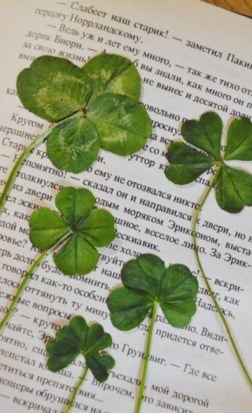
#> input picture Task4/object_images/clover.jpeg, 252 x 413 px, found by its file name
$ python Task4-1.py
#> lines starting #> are read from the running program, lines starting #| are printed output that depends on the picture; after the words box and inside, x2 and y2 are one past the last pixel; in counts of white or black regions, pixels touching at a corner belong together
import cv2
import numpy as np

# [8 lines of commented-out code are left out]

img1 = cv2.imread('.\\object_images\\clover.jpeg')[106:372, 36:294]  # 버스를 크롭하여 모델 영상으로 사용
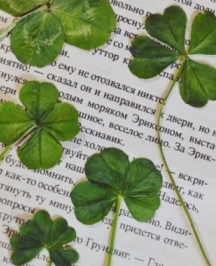
#> img1: shape (266, 216, 3); mean B, G, R 120.7, 149.5, 139.2
img2 = cv2.imread('.\\object_images\\clover.jpeg')  # 장면 영상
#> img2 is the input picture: shape (413, 252, 3); mean B, G, R 134.9, 159.7, 155.4

gray1 = cv2.cvtColor(img1, cv2.COLOR_BGR2GRAY)
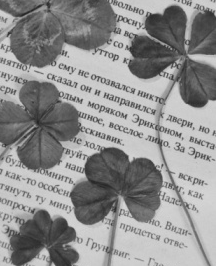
#> gray1: shape (266, 216); min 36, max 217, mean 143.2
gray2 = cv2.cvtColor(img2, cv2.COLOR_BGR2GRAY)
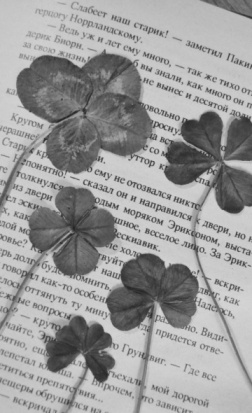
#> gray2: shape (413, 252); min 36, max 217, mean 155.5

sift = cv2.SIFT_create()
kp1, des1 = sift.detectAndCompute(gray1, None)
#> kp1 = 670 keypoints; strongest (x, y, size): (128, 21, 2), (44, 252, 6), (120, 184, 45.7), (123, 19, 1.9)
kp2, des2 = sift.detectAndCompute(gray2, None)
#> kp2 = 1164 keypoints; strongest (x, y, size): (101, 368, 15.8), (75, 344, 35.1), (164, 127, 2), (80, 358, 6)

flann_matcher = cv2.DescriptorMatcher_create(cv2.DescriptorMatcher_FLANNBASED)
knn_match = flann_matcher.knnMatch(des1, des2, 2)  # 최근접 2개
#> knn_match = 670 matches

T = 0.7
good_match = []
for nearest1, nearest2 in knn_match:
    if (nearest1.distance / nearest2.distance) < T:
        good_match.append(nearest1)
#> after the loop, good_match = 637 matches

# good_match를 찾음
points1 = np.float32([kp1[gm.queryIdx].pt for gm in good_match])
#> points1 = 637 pairs, first value 3 to 212.6, second value 3.34 to 259
points2 = np.float32([kp2[gm.trainIdx].pt for gm in good_match])
#> points2 = 637 pairs, first value 20.45 to 248.6, second value 109.4 to 365

# homography를 계산
H, _ = cv2.findHomography(points1, points2, cv2.RANSAC)
#> H = [[1, -2.86e-05, 35.99], [0.000114, 1, 106], [3.66e-07, -6.96e-08, 1]]

h1, w1 = img1.shape[0], img1.shape[1]  # 첫 번째 영상의 크기(검색 이미지)
#> h1 = 266; w1 = 216
h2, w2 = img2.shape[0], img2.shape[1]  # 두 번째 영상의 크기
#> h2 = 413; w2 = 252

# homography가 적용된 위치 계산
box1 = np.float32([[0, 0], [0, h1 - 1], [w1 - 1, h1 - 1], [w1 - 1, 0]]).reshape(4, 1, 2)
#> box1 = [[0, 0], [0, 265], [215, 265], [215, 0]]
box2 = cv2.perspectiveTransform(box1, H)
#> box2 = [[35.99, 106], [35.99, 371], [251, 371], [251, 106]]

# 다각형으로 그림
img2 = cv2.polylines(img2, [np.int32(box2)], True, (0, 255, 0), 8)
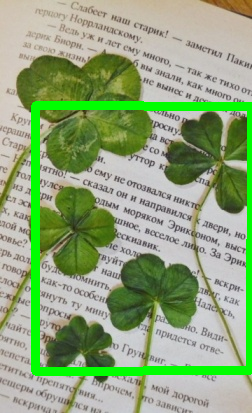
#> img2: shape (413, 252, 3); 7.38% of pixels changed, all inside (x1, y1, x2, y2) = (31, 101, 252, 376)

img_match = np.empty((max(h1, h2), w1 + w2, 3), dtype=np.uint8)
cv2.drawMatches(img1, kp1, img2, kp2, good_match, img_match, flags=cv2.DrawMatchesFlags_NOT_DRAW_SINGLE_POINTS)
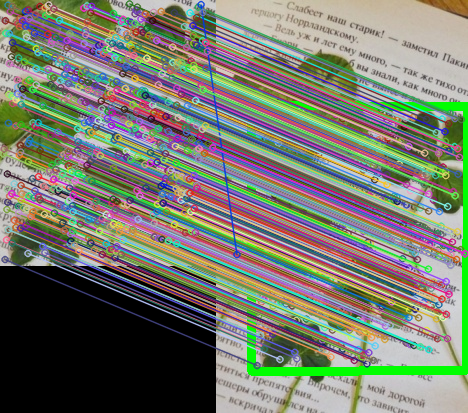
#> img_match: shape (413, 468, 3); mean B, G, R 109, 122.2, 118.4

cv2.imwrite('./object_images/clover_match1.jpeg', img2)
cv2.imwrite('./object_images/clover_object1.jpeg', img1)
cv2.imshow('Matches and Homography', img_match)

cv2.waitKey()
cv2.destroyAllWindows()

$ run again, with Task4/object_images/tomato.jpeg copied over Task4/object_images/clover.jpeg
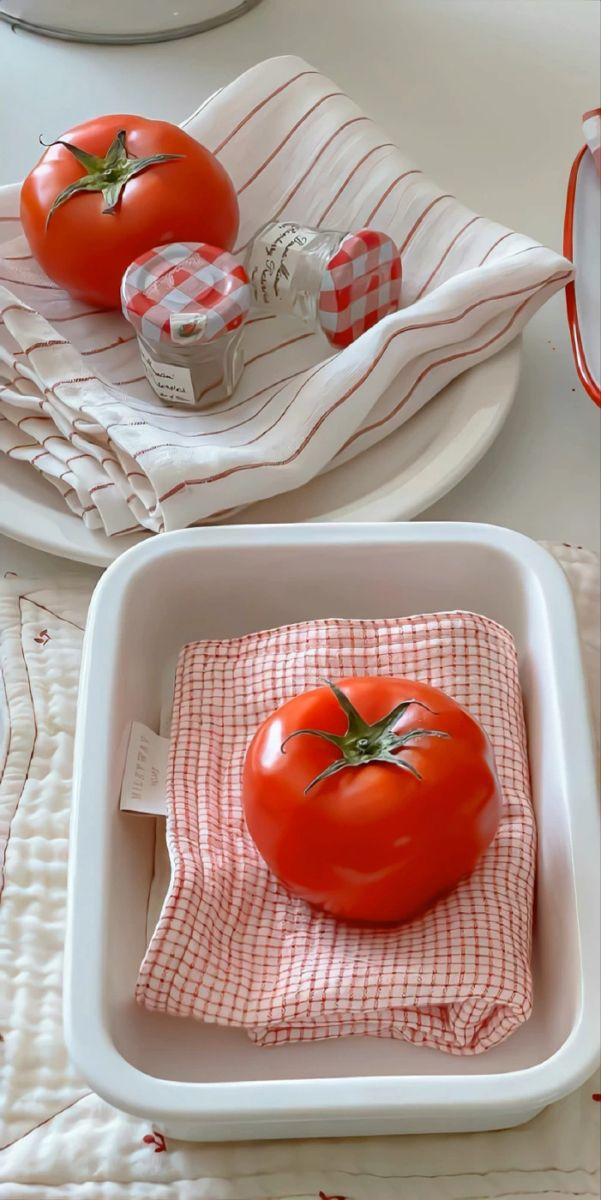
#> input picture Task4/object_images/tomato.jpeg, 601 x 1200 px, found by its file name
#> img2 is the input picture: shape (1200, 601, 3); mean B, G, R 139.4, 148.4, 174
#> `gray2 = cv2.cvtColor(img2, cv2.COLOR_BGR2GRAY)`:
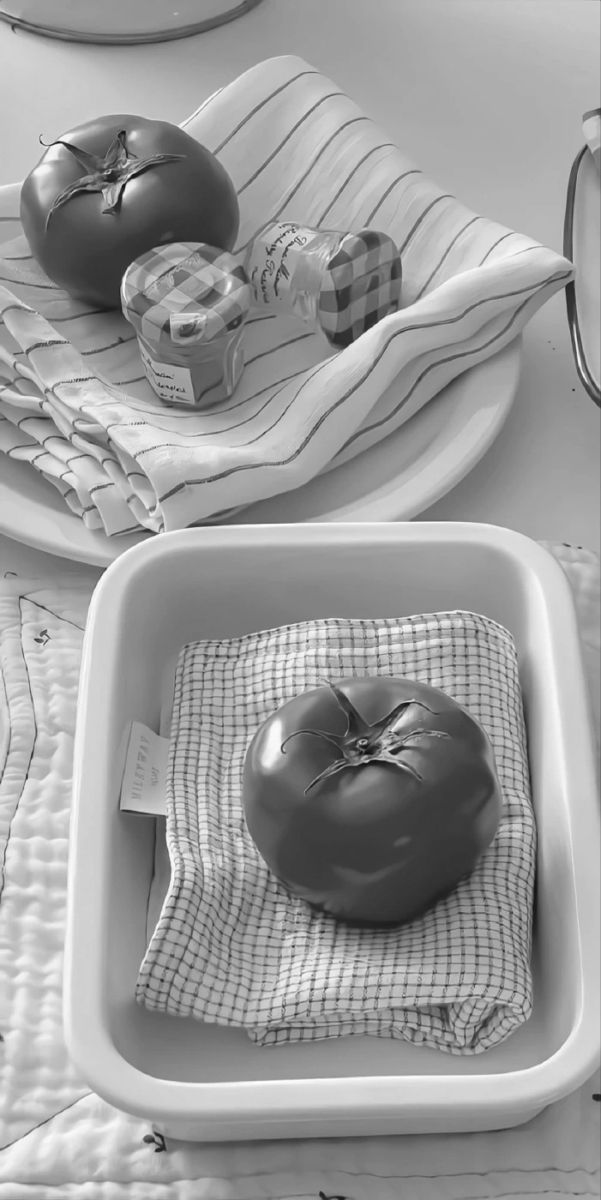
#> gray2: shape (1200, 601); min 14, max 255, mean 155
#> kp1 = 377 keypoints; strongest (x, y, size): (87, 80, 3), (22, 36, 2), (97, 70, 3.5), (29, 38, 2.8)
#> kp2 = 4815 keypoints; strongest (x, y, size): (123, 186, 3), (58, 142, 2), (133, 176, 3.5), (293, 946, 1.9)
#> knn_match = 377 matches
#> after the loop `for nearest1, nearest2 in knn_match:`: good_match = 361 matches
#> points1 = 361 pairs, first value 6.05 to 253.7, second value 8.49 to 259.6
#> points2 = 361 pairs, first value 42.05 to 289.7, second value 114.5 to 365.6
#> H = [[1, 0.000239, 35.97], [-0.000225, 1, 106], [-5.87e-07, 1.06e-06, 1]]
#> box2 = [[35.97, 106], [36.03, 371], [293, 371], [293, 106]]
#> img2: shape (1200, 601, 3); 1.3% of pixels changed, all inside (x1, y1, x2, y2) = (31, 101, 298, 375)
#> `cv2.drawMatches(img1, kp1, img2, kp2, good_match, img_match, flags=cv2..`:
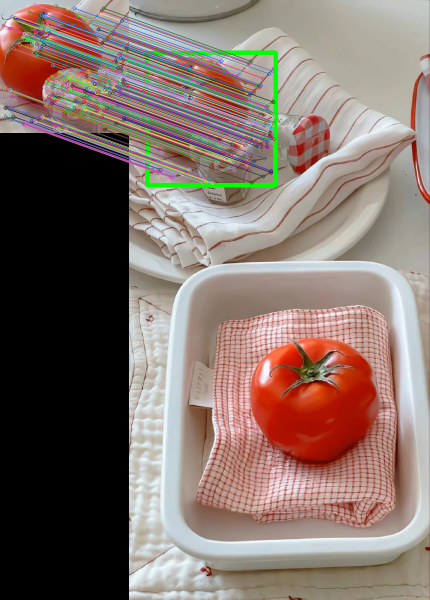
#> img_match: shape (1200, 859, 3) (shown at 1/2 size); mean B, G, R 105.2, 112.8, 129.4

$ run again, with Task4/object_images/train.jpeg copied over Task4/object_images/clover.jpeg
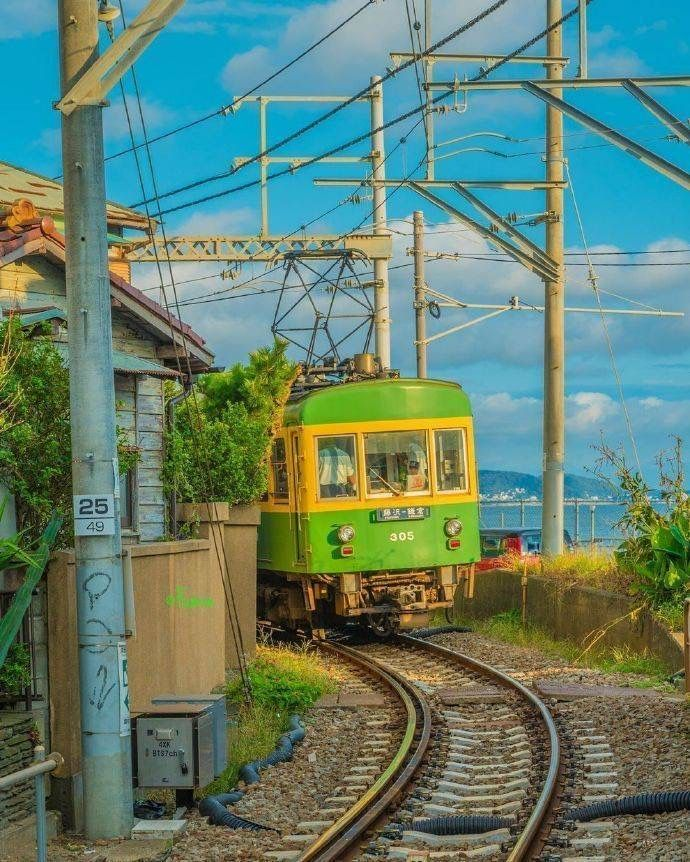
#> input picture Task4/object_images/train.jpeg, 690 x 862 px, found by its file name
#> img2 is the input picture: shape (862, 690, 3); mean B, G, R 111.1, 128.6, 98.6
#> `gray2 = cv2.cvtColor(img2, cv2.COLOR_BGR2GRAY)`:
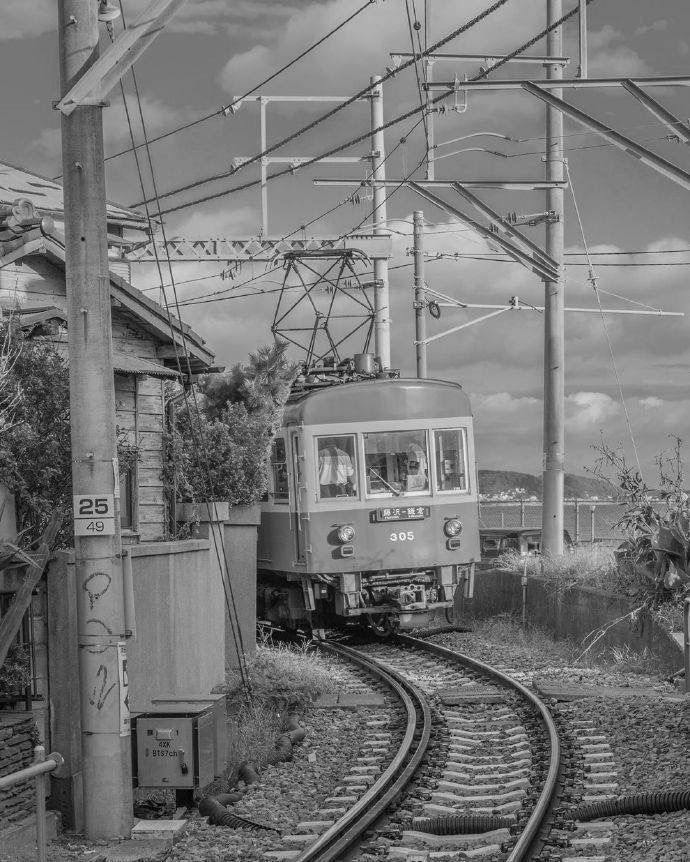
#> gray2: shape (862, 690); min 0, max 252, mean 117.6
#> kp1 = 384 keypoints; strongest (x, y, size): (47, 133, 2.6), (191, 5, 3), (240, 157, 2.5), (250, 161, 1.9)
#> kp2 = 4257 keypoints; strongest (x, y, size): (335, 365, 1.9), (269, 623, 2.2), (83, 239, 2.6), (292, 392, 1.9)
#> knn_match = 384 matches
#> after the loop `for nearest1, nearest2 in knn_match:`: good_match = 352 matches
#> points1 = 352 pairs, first value 4.59 to 250.3, second value 4.04 to 260.4
#> points2 = 352 pairs, first value 40.59 to 286.3, second value 110.1 to 366.4
#> H = [[1, 9.94e-06, 35.99], [3.25e-05, 1, 106], [1.07e-07, -3.16e-08, 1]]
#> box2 = [[35.99, 106], [36, 371], [293, 371], [293, 106]]
#> img2: shape (862, 690, 3); 1.58% of pixels changed, all inside (x1, y1, x2, y2) = (31, 101, 298, 376)
#> `cv2.drawMatches(img1, kp1, img2, kp2, good_match, img_match, flags=cv2..`:
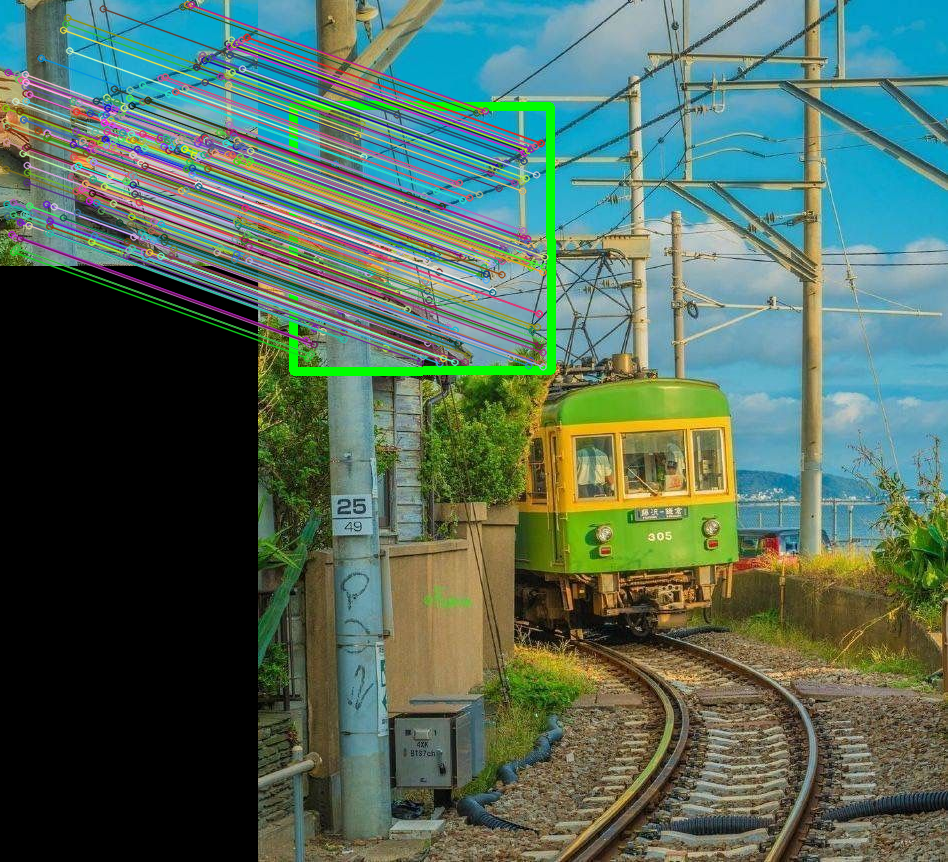
#> img_match: shape (862, 948, 3); mean B, G, R 91.5, 106.1, 81.5
